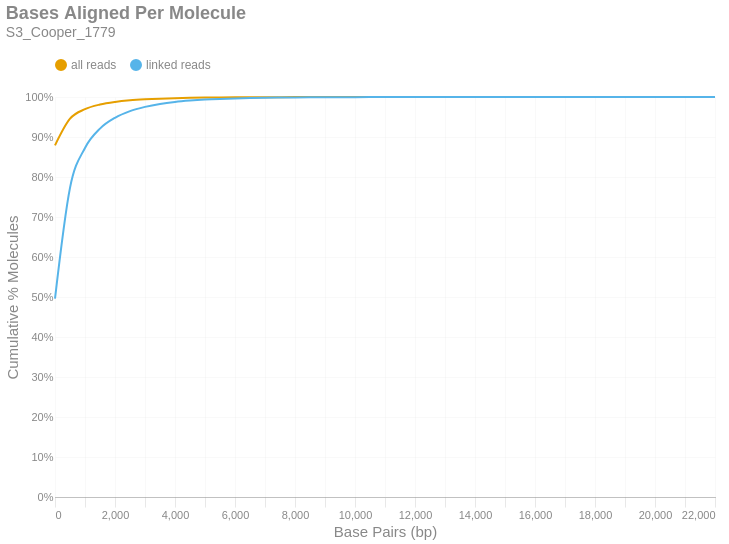

This figure's notebook cell:
### Markdown cell above
### Bases Aligned Per Molecule
This is a cumulative frequency distribution showing the number of base pairs aligned per unique molecule. These data are shown in 500 bp bins. There are two distributions: one with `all reads` (yellow) and another with only `linked reads` (blue). The percent of molecules in the `linked reads` distribution is relative to the total number of linked molecules.

### Code cell
if SKIPLR:
    print_html(f"Skipped")
else:
    binned_df = consolidated_hist(valids['aligned_bp'], mask, 500, True)
    with SafeRender(binned_df):
        (
            density_plot(binned_df, 'Bases Aligned Per Molecule', samplename, 'basesper')
            .encode(
                x=alt.X('bin:Q', title="Base Pairs (bp)").axis(tickMinStep=500).scale(padding=0),
                y=alt.Y('value:Q', title='Cumulative % Molecules')
                    .axis(format='%')
                    .scale(domain = [0,1])
                    .stack(False),
                color=alt.Color("key:N").scale(domain = ["all reads", "linked reads"]),
                tooltip = [
                    alt.Tooltip("key:N", title = "Data Type"),
                    alt.Tooltip("range_label:N", title="Bases Aligned Per Molecule"),
                    alt.Tooltip("value:Q", format = ".2%", title="% Molecules (Cum.)")
                ]
            )
        ).display()

### Figure 1 — Vega-Lite specification as saved in the notebook (floating-point values rounded to 4 significant figures)
{"width": "container", "height": 400, "config": {"title": {"anchor": "start", "dy": -15, "fontSize": 18, "color": "#888888", "subtitleColor": "#888888", "subtitleFontSize": 14}, "arc": {"fill": "#0072B2"}, "axis": {"domainColor": "#888888", "domainWidth": 0.5, "gridWidth": 0.2, "grid": false, "titleFontWeight": 400, "titleFontSize": 15, "labelFontSize": 11, "labelColor": "#888888", "tickColor": "#888888", "tickWidth": 0.2, "titleColor": "#888888"}, "axisBand": {"grid": false}, "axisX": {"grid": true, "tickSize": 10, "domainCap": "round"}, "axisY": {"domain": false, "grid": true, "tickSize": 0, "domainCap": "round"}, "background": "transparent", "header": {"labelFontSize": 15, "labelColor": "#888888", "titleFontSize": 15, "titleFontWeight": 600, "titleColor": "#888888"}, "legend": {"labelFont": "sans-serif", "labelFontSize": 12, "labelColor": "#888888", "symbolSize": 100, "symbolType": "circle", "titleFontSize": 12, "titlePadding": 10, "titleColor": "#888888", "title": null, "orient": "top"}, "range": {"category": ["#E69F00", "#56B4E9", "#009E73", "#F0E442", "#0072B2", "#D55E00", "#CC79A7", "#000000"], "diverging": ["#cfe8f3", "#a2d4ec", "#73bfe2", "#46abdb", "#1696d2", "#12719e"]}, "area": {"fill": "#0072B2", "fillOpacity": 0.7, "line": true, "strokeOpacity": 0.7}, "line": {"color": "#0072B2", "stroke": "#0072B2", "strokeWidth": 2}, "trail": {"color": "#0072B2", "stroke": "#0072B2", "strokeWidth": 0, "size": 1}, "point": {"filled": true, "fillOpacity": 1.0, "size": 95}, "text": {"color": "#888888", "fontSize": 11, "align": "right", "fontWeight": 400, "size": 11}, "bar": {"fill": "#0072B2", "stroke": null}, "view": {"stroke": null, "continuousWidth": 660, "continuousHeight": 400}}, "data": {"name": "data-4a581c216db09d85d8365f301fbd7baf"}, "mark": {"type": "line", "interpolate": "monotone", "point": {"opacity": 0, "size": 275}}, "encoding": {"color": {"field": "key", "scale": {"domain": ["all reads", "linked reads"]}, "type": "nominal"}, "tooltip": [{"field": "key", "title": "Data Type", "type": "nominal"}, {"field": "range_label", "title": "Bases Aligned Per Molecule", "type": "nominal"}, {"field": "value", "format": ".2%", "title": "% Molecules (Cum.)", "type": "quantitative"}], "x": {"axis": {"tickMinStep": 500}, "field": "bin", "scale": {"padding": 0}, "title": "Base Pairs (bp)", "type": "quantitative"}, "y": {"axis": {"format": "%"}, "field": "value", "scale": {"domain": [0, 1]}, "stack": false, "title": "Cumulative % Molecules", "type": "quantitative"}}, "params": [{"name": "param_c36ac31b6afebe62", "select": {"type": "point", "fields": ["key"]}, "bind": "legend"}], "title": {"text": "Bases Aligned Per Molecule", "subtitle": "S3_Cooper_1779"}, "transform": [{"fold": ["all reads (cumsum)", "linked reads (cumsum)"]}, {"calculate": "replace(datum.key, ' (cumsum)', '')", "as": "key"}, {"filter": {"param": "param_c36ac31b6afebe62"}}], "usermeta": {"embedOptions": {"downloadFileName": "S3_Cooper_1779.basesper"}}, "$schema": "https://vega.github.io/schema/vega-lite/v6.1.0.json", "datasets": {"data-4a581c216db09d85d8365f301fbd7baf": [{"bin": "0.0", "interval": "0.0-500.0", "all reads": 0.8791, "linked reads": 0.4957, "all reads (cumsum)": 0.8791, "linked reads (cumsum)": 0.4957, "range_label": "0-499"}, {"bin": "500.0", "interval": "500.0-1000.0", "all reads": 0.06662, "linked reads": 0.2772, "all reads (cumsum)": 0.9458, "linked reads (cumsum)": 0.7729, "range_label": "500-999"}, {"bin": "1000.0", "interval": "1000.0-1500.0", "all reads": 0.02384, "linked reads": 0.09978, "all reads (cumsum)": 0.9696, "linked reads (cumsum)": 0.8727, "range_label": "1000-1499"}, {"bin": "1500.0", "interval": "1500.0-2000.0", "all reads": 0.01155, "linked reads": 0.04835, "all reads (cumsum)": 0.9811, "linked reads (cumsum)": 0.921, "range_label": "1500-1999"}, {"bin": "2000.0", "interval": "2000.0-2500.0", "all reads": 0.006452, "linked reads": 0.02702, "all reads (cumsum)": 0.9876, "linked reads (cumsum)": 0.948, "range_label": "2000-2499"}, {"bin": "2500.0", "interval": "2500.0-3000.0", "all reads": 0.00399, "linked reads": 0.01671, "all reads (cumsum)": 0.9916, "linked reads (cumsum)": 0.9648, "range_label": "2500-2999"}, {"bin": "3000.0", "interval": "3000.0-3500.0", "all reads": 0.002507, "linked reads": 0.0105, "all reads (cumsum)": 0.9941, "linked reads (cumsum)": 0.9753, "range_label": "3000-3499"}, {"bin": "3500.0", "interval": "3500.0-4000.0", "all reads": 0.001761, "linked reads": 0.007373, "all reads (cumsum)": 0.9959, "linked reads (cumsum)": 0.9826, "range_label": "3500-3999"}, {"bin": "4000.0", "interval": "4000.0-4500.0", "all reads": 0.00119, "linked reads": 0.004985, "all reads (cumsum)": 0.997, "linked reads (cumsum)": 0.9876, "range_label": "4000-4499"}, {"bin": "4500.0", "interval": "4500.0-5000.0", "all reads": 0.0008076, "linked reads": 0.003382, "all reads (cumsum)": 0.9978, "linked reads (cumsum)": 0.991, "range_label": "4500-4999"}, {"bin": "5000.0", "interval": "5000.0-5500.0", "all reads": 0.0005954, "linked reads": 0.002493, "all reads (cumsum)": 0.9984, "linked reads (cumsum)": 0.9935, "range_label": "5000-5499"}, {"bin": "5500.0", "interval": "5500.0-6000.0", "all reads": 0.0004139, "linked reads": 0.001733, "all reads (cumsum)": 0.9989, "linked reads (cumsum)": 0.9952, "range_label": "5500-5999"}, {"bin": "6000.0", "interval": "6000.0-6500.0", "all reads": 0.0002995, "linked reads": 0.001254, "all reads (cumsum)": 0.9992, "linked reads (cumsum)": 0.9965, "range_label": "6000-6499"}, {"bin": "6500.0", "interval": "6500.0-7000.0", "all reads": 0.0002205, "linked reads": 0.0009234, "all reads (cumsum)": 0.9994, "linked reads (cumsum)": 0.9974, "range_label": "6500-6999"}, {"bin": "7000.0", "interval": "7000.0-7500.0", "all reads": 0.0001653, "linked reads": 0.0006924, "all reads (cumsum)": 0.9995, "linked reads (cumsum)": 0.9981, "range_label": "7000-7499"}, {"bin": "7500.0", "interval": "7500.0-8000.0", "all reads": 0.0001097, "linked reads": 0.0004595, "all reads (cumsum)": 0.9997, "linked reads (cumsum)": 0.9985, "range_label": "7500-7999"}, {"bin": "8000.0", "interval": "8000.0-8500.0", "all reads": 8.889e-05, "linked reads": 0.0003722, "all reads (cumsum)": 0.9997, "linked reads (cumsum)": 0.9989, "range_label": "8000-8499"}, {"bin": "8500.0", "interval": "8500.0-9000.0", "all reads": 6.466e-05, "linked reads": 0.0002708, "all reads (cumsum)": 0.9998, "linked reads (cumsum)": 0.9992, "range_label": "8500-8999"}, {"bin": "9000.0", "interval": "9000.0-9500.0", "all reads": 4.739e-05, "linked reads": 0.0001984, "all reads (cumsum)": 0.9999, "linked reads (cumsum)": 0.9994, "range_label": "9000-9499"}, {"bin": "9500.0", "interval": "9500.0-10000.0", "all reads": 3.749e-05, "linked reads": 0.000157, "all reads (cumsum)": 0.9999, "linked reads (cumsum)": 0.9995, "range_label": "9500-9999"}, {"bin": "10000.0", "interval": "10000.0-10500.0", "all reads": 2.654e-05, "linked reads": 0.0001111, "all reads (cumsum)": 0.9999, "linked reads (cumsum)": 0.9997, "range_label": "10000-10499"}, {"bin": "10500.0", "interval": "10500.0-11000.0", "all reads": 1.875e-05, "linked reads": 7.85e-05, "all reads (cumsum)": 0.9999, "linked reads (cumsum)": 0.9997, "range_label": "10500-10999"}, {"bin": "11000.0", "interval": "11000.0-11500.0", "all reads": 1.327e-05, "linked reads": 5.557e-05, "all reads (cumsum)": 1.0, "linked reads (cumsum)": 0.9998, "range_label": "11000-11499"}, {"bin": "11500.0", "interval": "11500.0-12000.0", "all reads": 1.201e-05, "linked reads": 5.027e-05, "all reads (cumsum)": 1.0, "linked reads (cumsum)": 0.9998, "range_label": "11500-11999"}, {"bin": "12000.0", "interval": "12000.0-12500.0", "all reads": 9.057e-06, "linked reads": 3.793e-05, "all reads (cumsum)": 1.0, "linked reads (cumsum)": 0.9999, "range_label": "12000-12499"}, {"bin": "12500.0", "interval": "12500.0-13000.0", "all reads": 8.004e-06, "linked reads": 3.352e-05, "all reads (cumsum)": 1.0, "linked reads (cumsum)": 0.9999, "range_label": "12500-12999"}, {"bin": "13000.0", "interval": "13000.0-13500.0", "all reads": 5.476e-06, "linked reads": 2.293e-05, "all reads (cumsum)": 1.0, "linked reads (cumsum)": 0.9999, "range_label": "13000-13499"}, {"bin": "13500.0", "interval": "13500.0-14000.0", "all reads": 4.423e-06, "linked reads": 1.852e-05, "all reads (cumsum)": 1.0, "linked reads (cumsum)": 1.0, "range_label": "13500-13999"}, {"bin": "14000.0", "interval": "14000.0-14500.0", "all reads": 2.106e-06, "linked reads": 8.82e-06, "all reads (cumsum)": 1.0, "linked reads (cumsum)": 1.0, "range_label": "14000-14499"}, {"bin": "14500.0", "interval": "14500.0-15000.0", "all reads": 2.317e-06, "linked reads": 9.702e-06, "all reads (cumsum)": 1.0, "linked reads (cumsum)": 1.0, "range_label": "14500-14999"}, {"bin": "15000.0", "interval": "15000.0-15500.0", "all reads": 2.106e-06, "linked reads": 8.82e-06, "all reads (cumsum)": 1.0, "linked reads (cumsum)": 1.0, "range_label": "15000-15499"}, {"bin": "15500.0", "interval": "15500.0-16000.0", "all reads": 1.264e-06, "linked reads": 5.292e-06, "all reads (cumsum)": 1.0, "linked reads (cumsum)": 1.0, "range_label": "15500-15999"}, {"bin": "16000.0", "interval": "16000.0-16500.0", "all reads": 8.425e-07, "linked reads": 3.528e-06, "all reads (cumsum)": 1.0, "linked reads (cumsum)": 1.0, "range_label": "16000-16499"}, {"bin": "16500.0", "interval": "16500.0-17000.0", "all reads": 4.213e-07, "linked reads": 1.764e-06, "all reads (cumsum)": 1.0, "linked reads (cumsum)": 1.0, "range_label": "16500-16999"}, {"bin": "17000.0", "interval": "17000.0-17500.0", "all reads": 4.213e-07, "linked reads": 1.764e-06, "all reads (cumsum)": 1.0, "linked reads (cumsum)": 1.0, "range_label": "17000-17499"}, {"bin": "17500.0", "interval": "17500.0-18000.0", "all reads": 2.106e-07, "linked reads": 8.82e-07, "all reads (cumsum)": 1.0, "linked reads (cumsum)": 1.0, "range_label": "17500-17999"}, {"bin": "18000.0", "interval": "18000.0-18500.0", "all reads": 0.0, "linked reads": 0.0, "all reads (cumsum)": 1.0, "linked reads (cumsum)": 1.0, "range_label": "18000-18499"}, {"bin": "18500.0", "interval": "18500.0-19000.0", "all reads": 2.106e-07, "linked reads": 8.82e-07, "all reads (cumsum)": 1.0, "linked reads (cumsum)": 1.0, "range_label": "18500-18999"}, {"bin": "19000.0", "interval": "19000.0-19500.0", "all reads": 2.106e-07, "linked reads": 8.82e-07, "all reads (cumsum)": 1.0, "linked reads (cumsum)": 1.0, "range_label": "19000-19499"}, {"bin": "19500.0", "interval": "19500.0-20000.0", "all reads": 0.0, "linked reads": 0.0, "all reads (cumsum)": 1.0, "linked reads (cumsum)": 1.0, "range_label": "19500-19999"}, {"bin": "20000.0", "interval": "20000.0-20500.0", "all reads": 2.106e-07, "linked reads": 8.82e-07, "all reads (cumsum)": 1.0, "linked reads (cumsum)": 1.0, "range_label": "20000-20499"}, {"bin": "20500.0", "interval": "20500.0-21000.0", "all reads": 0.0, "linked reads": 0.0, "all reads (cumsum)": 1.0, "linked reads (cumsum)": 1.0, "range_label": "20500-20999"}, {"bin": "21000.0", "interval": "21000.0-21500.0", "all reads": 0.0, "linked reads": 0.0, "all reads (cumsum)": 1.0, "linked reads (cumsum)": 1.0, "range_label": "21000-21499"}, {"bin": "21500.0", "interval": "21500.0-22000.0", "all reads": 0.0, "linked reads": 0.0, "all reads (cumsum)": 1.0, "linked reads (cumsum)": 1.0, "range_label": "21500-21999"}, {"bin": "22000.0", "interval": "22000.0-22500.0", "all reads": 2.106e-07, "linked reads": 8.82e-07, "all reads (cumsum)": 1.0, "linked reads (cumsum)": 1.0, "range_label": "22000-22499"}]}}
